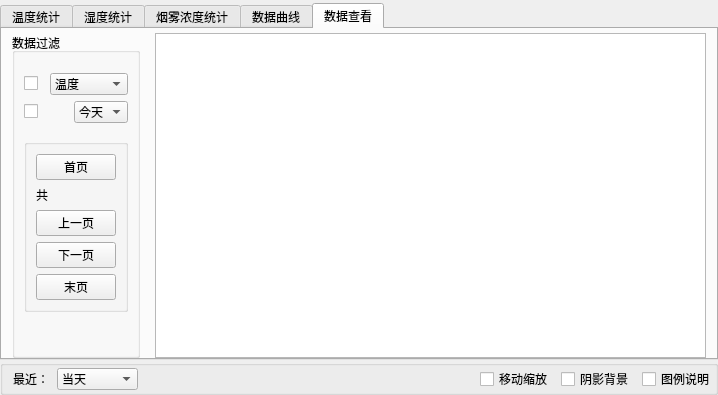
<?xml version="1.0" encoding="UTF-8"?>
<ui version="4.0">
 <class>StatisticWidget</class>
 <widget class="QWidget" name="StatisticWidget">
  <property name="geometry">
   <rect>
    <x>0</x>
    <y>0</y>
    <width>718</width>
    <height>395</height>
   </rect>
  </property>
  <property name="windowTitle">
   <string>Form</string>
  </property>
  <layout class="QVBoxLayout" name="verticalLayout_2">
   <property name="spacing">
    <number>0</number>
   </property>
   <property name="leftMargin">
    <number>0</number>
   </property>
   <property name="topMargin">
    <number>3</number>
   </property>
   <property name="rightMargin">
    <number>0</number>
   </property>
   <property name="bottomMargin">
    <number>0</number>
   </property>
   <item>
    <layout class="QVBoxLayout" name="verticalLayout">
     <item>
      <widget class="QTabWidget" name="tabWidget">
       <property name="currentIndex">
        <number>4</number>
       </property>
       <widget class="QWidget" name="tab">
        <attribute name="title">
         <string>温度统计</string>
        </attribute>
        <layout class="QVBoxLayout" name="verticalLayout_3">
         <item>
          <widget class="QCustomPlot" name="plot_tempture" native="true"/>
         </item>
        </layout>
       </widget>
       <widget class="QWidget" name="tab_2">
        <attribute name="title">
         <string>湿度统计</string>
        </attribute>
        <layout class="QVBoxLayout" name="verticalLayout_4">
         <item>
          <widget class="QCustomPlot" name="plot_humidity" native="true"/>
         </item>
        </layout>
       </widget>
       <widget class="QWidget" name="tab_3">
        <attribute name="title">
         <string>烟雾浓度统计</string>
        </attribute>
        <layout class="QVBoxLayout" name="verticalLayout_5">
         <item>
          <widget class="QCustomPlot" name="plot_smoke" native="true"/>
         </item>
        </layout>
       </widget>
       <widget class="QWidget" name="tab_5">
        <attribute name="title">
         <string>数据曲线</string>
        </attribute>
       </widget>
       <widget class="QWidget" name="tab_4">
        <attribute name="title">
         <string>数据查看</string>
        </attribute>
        <layout class="QHBoxLayout" name="horizontalLayout_4">
         <property name="spacing">
          <number>15</number>
         </property>
         <property name="leftMargin">
          <number>10</number>
         </property>
         <property name="topMargin">
          <number>4</number>
         </property>
         <property name="rightMargin">
          <number>10</number>
         </property>
         <property name="bottomMargin">
          <number>0</number>
         </property>
         <item>
          <widget class="QGroupBox" name="groupBox">
           <property name="sizePolicy">
            <sizepolicy hsizetype="Maximum" vsizetype="Preferred">
             <horstretch>0</horstretch>
             <verstretch>0</verstretch>
            </sizepolicy>
           </property>
           <property name="title">
            <string>数据过滤</string>
           </property>
           <layout class="QVBoxLayout" name="verticalLayout_7">
            <property name="leftMargin">
             <number>9</number>
            </property>
            <property name="topMargin">
             <number>20</number>
            </property>
            <item>
             <layout class="QHBoxLayout" name="horizontalLayout_2">
              <item>
               <widget class="QCheckBox" name="checkBox_model">
                <property name="text">
                 <string/>
                </property>
               </widget>
              </item>
              <item>
               <widget class="QComboBox" name="comboBox_model">
                <item>
                 <property name="text">
                  <string>温度</string>
                 </property>
                </item>
                <item>
                 <property name="text">
                  <string>湿度</string>
                 </property>
                </item>
                <item>
                 <property name="text">
                  <string>烟雾浓度</string>
                 </property>
                </item>
               </widget>
              </item>
             </layout>
            </item>
            <item>
             <layout class="QHBoxLayout" name="horizontalLayout_3">
              <item>
               <widget class="QCheckBox" name="checkBox_data">
                <property name="text">
                 <string/>
                </property>
               </widget>
              </item>
              <item>
               <widget class="QComboBox" name="comboBox_data">
                <item>
                 <property name="text">
                  <string>今天</string>
                 </property>
                </item>
                <item>
                 <property name="text">
                  <string>昨天</string>
                 </property>
                </item>
               </widget>
              </item>
             </layout>
            </item>
            <item>
             <spacer name="verticalSpacer">
              <property name="orientation">
               <enum>Qt::Vertical</enum>
              </property>
              <property name="sizeHint" stdset="0">
               <size>
                <width>20</width>
                <height>16</height>
               </size>
              </property>
             </spacer>
            </item>
            <item>
             <widget class="QGroupBox" name="groupBox_2">
              <property name="title">
               <string/>
              </property>
              <layout class="QVBoxLayout" name="verticalLayout_6">
               <item>
                <widget class="QPushButton" name="btnFirst">
                 <property name="text">
                  <string>首页</string>
                 </property>
                </widget>
               </item>
               <item>
                <widget class="QLabel" name="labInfo">
                 <property name="text">
                  <string>共</string>
                 </property>
                </widget>
               </item>
               <item>
                <widget class="QPushButton" name="btnPre">
                 <property name="text">
                  <string>上一页</string>
                 </property>
                </widget>
               </item>
               <item>
                <widget class="QPushButton" name="btnNext">
                 <property name="text">
                  <string>下一页</string>
                 </property>
                </widget>
               </item>
               <item>
                <widget class="QPushButton" name="btnLast">
                 <property name="text">
                  <string>末页</string>
                 </property>
                </widget>
               </item>
              </layout>
             </widget>
            </item>
            <item>
             <spacer name="verticalSpacer_2">
              <property name="orientation">
               <enum>Qt::Vertical</enum>
              </property>
              <property name="sizeHint" stdset="0">
               <size>
                <width>20</width>
                <height>39</height>
               </size>
              </property>
             </spacer>
            </item>
           </layout>
          </widget>
         </item>
         <item>
          <widget class="QTableView" name="tableView"/>
         </item>
        </layout>
       </widget>
      </widget>
     </item>
     <item>
      <widget class="QGroupBox" name="gbox">
       <property name="sizePolicy">
        <sizepolicy hsizetype="Preferred" vsizetype="Maximum">
         <horstretch>0</horstretch>
         <verstretch>0</verstretch>
        </sizepolicy>
       </property>
       <property name="minimumSize">
        <size>
         <width>0</width>
         <height>35</height>
        </size>
       </property>
       <property name="styleSheet">
        <string notr="true">color: rgb(0, 0, 0);
font: 75 10pt &quot;楷体&quot;;</string>
       </property>
       <property name="title">
        <string/>
       </property>
       <layout class="QHBoxLayout" name="horizontalLayout">
        <property name="spacing">
         <number>8</number>
        </property>
        <property name="margin">
         <number>0</number>
        </property>
        <item>
         <spacer name="horizontalSpacer_5">
          <property name="orientation">
           <enum>Qt::Horizontal</enum>
          </property>
          <property name="sizeType">
           <enum>QSizePolicy::Maximum</enum>
          </property>
          <property name="sizeHint" stdset="0">
           <size>
            <width>10</width>
            <height>20</height>
           </size>
          </property>
         </spacer>
        </item>
        <item>
         <widget class="QLabel" name="label">
          <property name="text">
           <string>最近：</string>
          </property>
         </widget>
        </item>
        <item>
         <widget class="QComboBox" name="comboBox_view_data">
          <item>
           <property name="text">
            <string>当天</string>
           </property>
          </item>
          <item>
           <property name="text">
            <string>一周(7天)</string>
           </property>
          </item>
         </widget>
        </item>
        <item>
         <widget class="QLabel" name="label_dateTime">
          <property name="sizePolicy">
           <sizepolicy hsizetype="Maximum" vsizetype="Preferred">
            <horstretch>0</horstretch>
            <verstretch>0</verstretch>
           </sizepolicy>
          </property>
          <property name="text">
           <string/>
          </property>
         </widget>
        </item>
        <item>
         <spacer name="horizontalSpacer">
          <property name="orientation">
           <enum>Qt::Horizontal</enum>
          </property>
          <property name="sizeHint" stdset="0">
           <size>
            <width>20</width>
            <height>20</height>
           </size>
          </property>
         </spacer>
        </item>
        <item>
         <widget class="QCheckBox" name="ckMove">
          <property name="focusPolicy">
           <enum>Qt::NoFocus</enum>
          </property>
          <property name="text">
           <string>移动缩放</string>
          </property>
         </widget>
        </item>
        <item>
         <widget class="QCheckBox" name="ckBackground">
          <property name="focusPolicy">
           <enum>Qt::NoFocus</enum>
          </property>
          <property name="text">
           <string>阴影背景</string>
          </property>
          <property name="checked">
           <bool>false</bool>
          </property>
         </widget>
        </item>
        <item>
         <widget class="QCheckBox" name="ckText">
          <property name="focusPolicy">
           <enum>Qt::NoFocus</enum>
          </property>
          <property name="text">
           <string>图例说明</string>
          </property>
          <property name="checked">
           <bool>false</bool>
          </property>
         </widget>
        </item>
       </layout>
      </widget>
     </item>
    </layout>
   </item>
  </layout>
 </widget>
 <customwidgets>
  <customwidget>
   <class>QCustomPlot</class>
   <extends>QWidget</extends>
   <header location="global">qcustomplot.h</header>
   <container>1</container>
  </customwidget>
 </customwidgets>
 <resources/>
 <connections/>
</ui>
